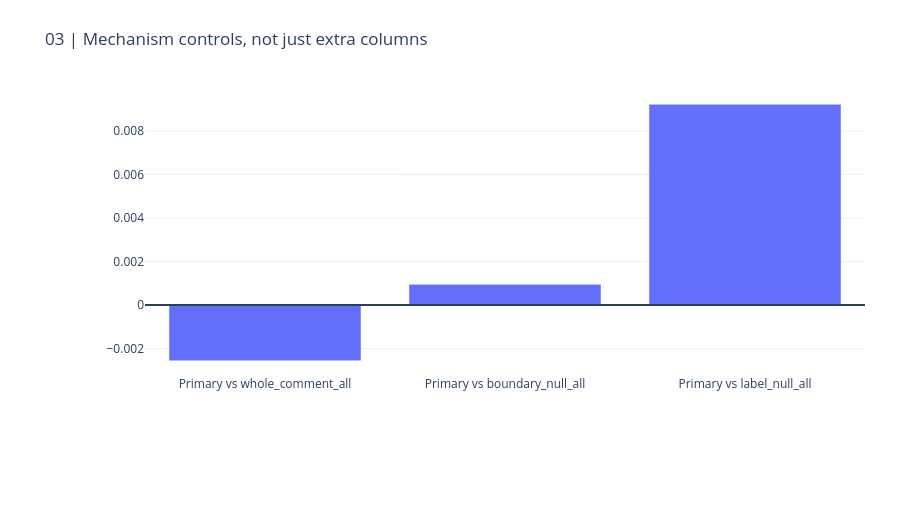
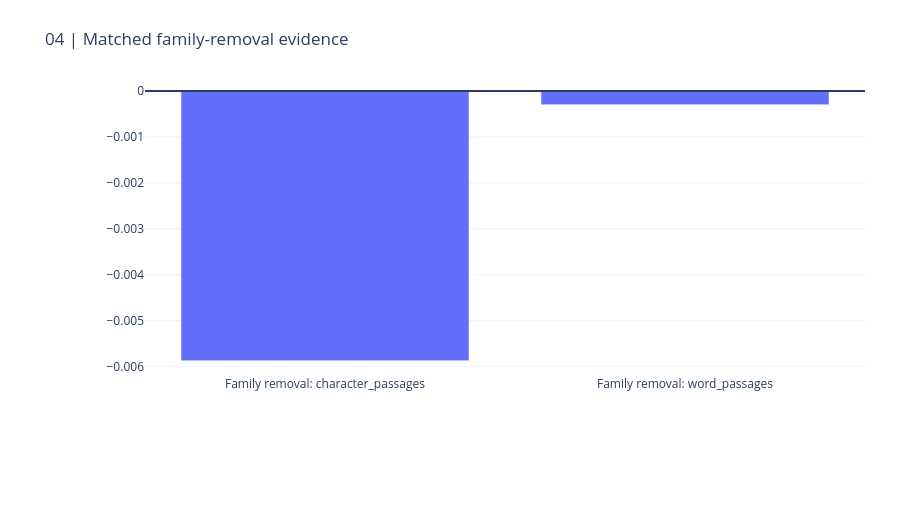

Source (notebook cell) for these figures, in order:
### Markdown cell above
## 3. Mechanism controls and family ablations

whole_comment_all, boundary_null_all, label_null_all. No secondary winner silently replaces the primary.

### Code cell
CHARTS[2].show(renderer="plotly_mimetype")
CHARTS[3].show(renderer="plotly_mimetype")

### Figure 1 — Plotly figure (JSON) as saved in the notebook; plotly's stock layout.template omitted (floating-point values rounded to 4 significant figures)
{"data": [{"type": "bar", "x": ["Primary vs whole_comment_all", "Primary vs boundary_null_all", "Primary vs label_null_all"], "y": [-0.002565, 0.0009494, 0.009238]}], "layout": {"height": 530, "margin": {"b": 155, "l": 145, "r": 35, "t": 90}, "shapes": [{"type": "line", "x0": 0, "x1": 1, "xref": "x domain", "y0": 0, "y1": 0, "yref": "y"}], "title": {"text": "03 | Mechanism controls, not just extra columns"}, "xaxis": {"automargin": true}, "yaxis": {"automargin": true}}}

### Figure 2 — Plotly figure (JSON) as saved in the notebook; plotly's stock layout.template omitted (floating-point values rounded to 4 significant figures)
{"data": [{"type": "bar", "x": ["Family removal: character_passages", "Family removal: word_passages"], "y": [-0.005871, -0.0002972]}], "layout": {"height": 530, "margin": {"b": 155, "l": 145, "r": 35, "t": 90}, "shapes": [{"type": "line", "x0": 0, "x1": 1, "xref": "x domain", "y0": 0, "y1": 0, "yref": "y"}], "title": {"text": "04 | Matched family-removal evidence"}, "xaxis": {"automargin": true}, "yaxis": {"automargin": true}}}
